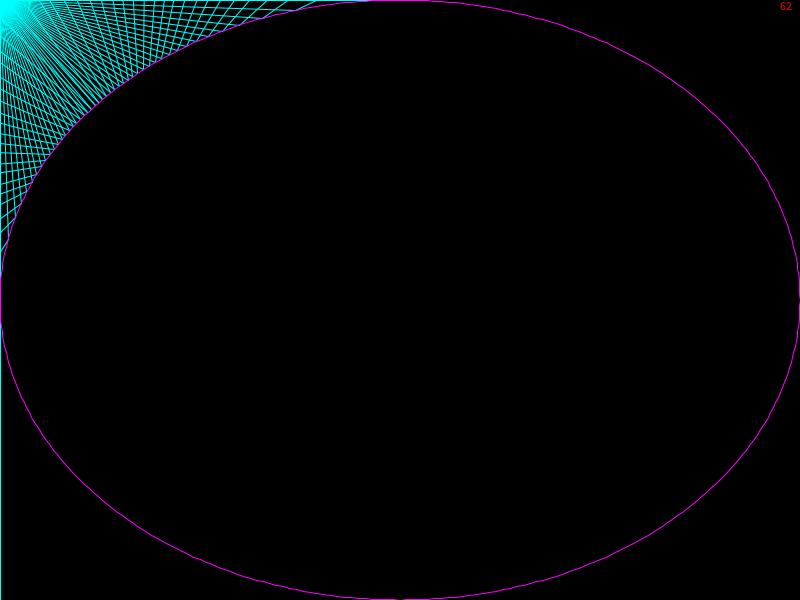
Frame 1 (no input)
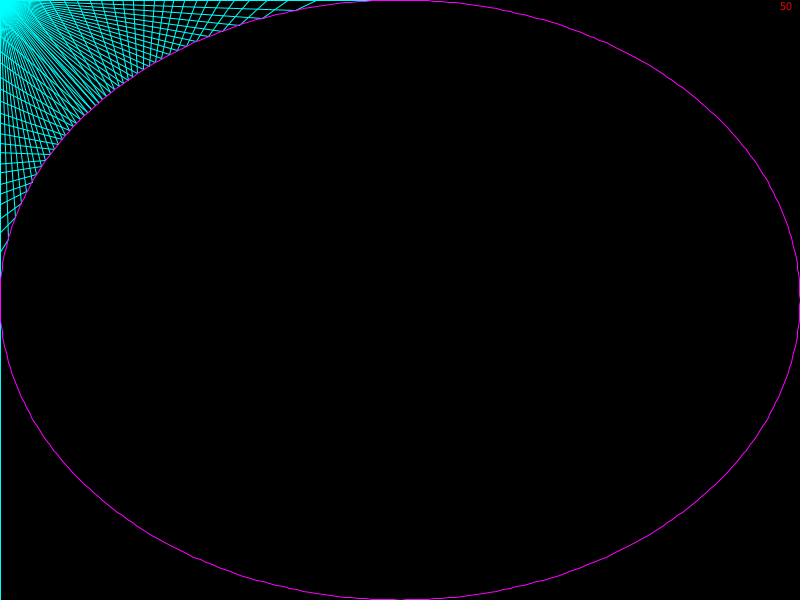
Frame 60 (the mouse pressed at the canvas centre just before this capture)
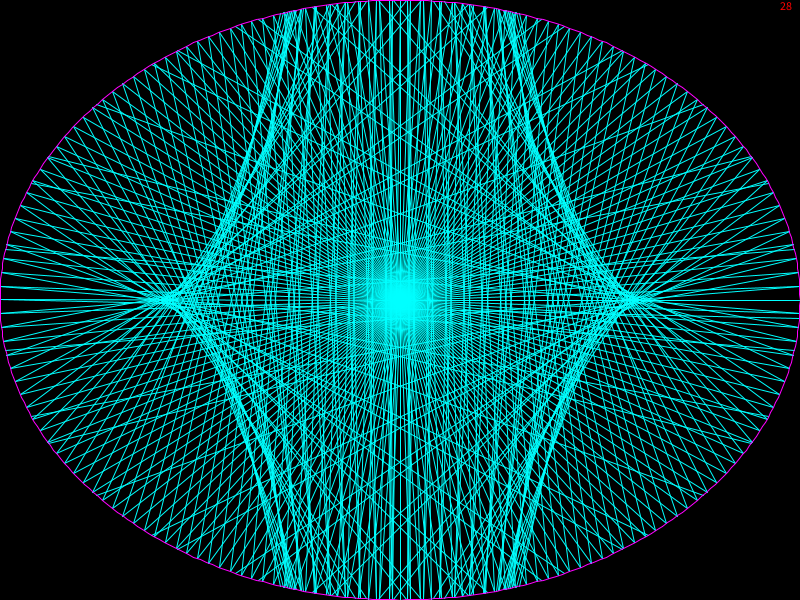
Frame 120 (the mouse held since frame 60 and released just before this capture)

The Processing sketch that drew these frames (run headless with seeded random() and noise(); from frame 60 on, the mouse is pressed at the canvas centre):

// Processing sketch: Raytracing_test_v1
// ── Raytracing_test_v1.pde
int reflectionLimit = 2;
float rayLength;

ArrayList<RayObject>rayObjects = new ArrayList<RayObject>();

ArrayList<Ray>rays = new ArrayList<Ray>();

void setup(){
  size(800, 600);
  
  rayLength = dist(0, 0, width, height)*100;
  
  for(int i=0;i<360;i++){
    rayObjects.add(new RayMirror(width/2*sin(i*PI/180)+width/2,height/2*cos(i*PI/180)+height/2,width/2*sin((i-1)*PI/180)+width/2,height/2*cos((i-1)*PI/180)+height/2));
  }
  
  
  //rayObjects.add(new RayRotate(300, 800, 300, 0, 45));
  //rayObjects.add(new RayRotate(500, 0, 500, 800, 45));
  //rayObjects.add(new RayMirror(700, 0, 700, 800));
  
}

void draw(){
  background(0);
  for(int i = 0;i < 360;i+=2){
    rays.add(new Ray(mouseX, mouseY, i*PI/180, rayLength));
    rays.get(rays.size()-1).updateRayObjects(rayObjects);
  }
  for(Ray r:rays){
    r.update();
    r.render();
  }
  rays = new ArrayList<Ray>();
  
  for(RayObject ro:rayObjects){
    ro.render();
  }
  fill(255, 0, 0);
  text((int)frameRate, width-20, 10);
}

// ── Collision.pde
PVector lineLine(float x1, float y1, float x2, float y2, float x3, float y3, float x4, float y4) {
  // calculate the distance to intersection point
  float uA = ((x4-x3)*(y1-y3) - (y4-y3)*(x1-x3)) / ((y4-y3)*(x2-x1) - (x4-x3)*(y2-y1));
  float uB = ((x2-x1)*(y1-y3) - (y2-y1)*(x1-x3)) / ((y4-y3)*(x2-x1) - (x4-x3)*(y2-y1));
  // if uA and uB are between 0-1, lines are colliding
  if (uA >= 0 && uA <= 1 && uB >= 0 && uB <= 1) {
    // optionally, draw a circle where the lines meet
    float intersectionX = x1 + (uA * (x2-x1));
    float intersectionY = y1 + (uA * (y2-y1));
    return new PVector(intersectionX, intersectionY);
  }
  return null;
}

// ── RayObject.pde
class RayWall extends RayObject{
  
  public RayWall(float x1, float y1, float x2, float y2){
    super(x1, y1, x2, y2);
  }
  
  public void render(){
    stroke(255);
    line(x1, y1, x2, y2);
  }
  public void update(){}
  
}

class RayMirror extends RayObject{
  
  public RayMirror(float x1, float y1, float x2, float y2){
    super(x1, y1, x2, y2);
  }
  
  public void render(){
    stroke(255, 0, 255);
    line(x1, y1, x2, y2);
  }
  public void update(){}
  
}

class RayRotate extends RayObject{
  
  private float angle;
  
  public RayRotate(float x1, float y1, float x2, float y2, float angle){
    super(x1, y1, x2, y2);
    this.angle = angle;
  }
  
  public void render(){
    stroke(255, 255, 0);
    line(x1, y1, x2, y2);
  }
  public void update(){}
  
  public float getAngle(){
    return angle;
  }
  
}

abstract class RayObject{
  
  protected float x1, y1, x2, y2;
  
  public RayObject(float x1, float y1, float x2, float y2){
    this.x1 = x1;
    this.y1 = y1;
    this.x2 = x2;
    this.y2 = y2;
  }
  
  public abstract void render();
  public abstract void update();
  
  public float getX1(){
    return x1;
  }
  
  public float getY1(){
    return y1;
  }
  
  public float getX2(){
    return x2;
  }
  
  public float getY2(){
    return y2;
  }
  
}

// ── ray.pde
class Ray{
  //the object the ray ends on
  RayObject endRayObject;
  //the next ray if required
  Ray ray;
  //distance of the ray
  float dist;
  //previous object the ray collided with
  RayObject prevCollision;
  //all ray objects
  ArrayList<RayObject>rayObjects;
  float x1, y1, x2, y2, theta;
  //current iteration of the ray
  int layer;
  //first ray initialization of the ray
  public Ray(float x,  float y, float theta, float dist){
    rayObjects = new ArrayList<RayObject>();
    this.dist = dist;
    this.x1 = x;
    this.y1 = y;
    this.x2 = x+dist*cos(theta);
    this.y2 = y+dist*sin(theta);
    this.theta = theta;
    this.ray = null;
    this.layer = 1;
  }
  
  public Ray(float x,  float y, float theta, float dist, int layer){
    rayObjects = new ArrayList<RayObject>();
    this.dist = dist;
    this.x1 = x;
    this.y1 = y;
    this.x2 = x+dist*cos(theta);
    this.y2 = y+dist*sin(theta);
    this.theta = theta;
    this.ray = null;
    this.layer = layer;
  }
  
  public void render(){
    stroke(0, 255, 255);
    line(x1, y1, x2, y2);
    if(ray!=null){
      ray.render();
    }
  }
  
  public void update(){
    //get collision
    RayObject closestCollision = getClosestCollision();
    float pointDistance = dist;
    //check if collision exists
    if(closestCollision != null){
      //get distance to collision
      PVector collisionPoint = lineLine(closestCollision.getX1(), closestCollision.getY1(), closestCollision.getX2(), closestCollision.getY2(), x1, y1, x2, y2);
      pointDistance = dist(x1, y1, collisionPoint.x, collisionPoint.y);
    }
    //if collision is mirror and not at iteration limit create reflected ray
    if(layer < reflectionLimit){
      if(closestCollision instanceof RayMirror){
        ray = getReflectedRay(closestCollision, dist-pointDistance);
      }else if(closestCollision instanceof RayRotate){
        ray = getRotatedRay((RayRotate)closestCollision, dist-pointDistance);
      }
    }
    //set new distance
    dist = pointDistance;
    //update x2 and y2
    x2 = x1+pointDistance*cos(theta);
    y2 = y1+pointDistance*sin(theta);
    //update next ray if exist
    if(ray!=null) ray.update();
  }
  
  private Ray getRotatedRay(RayRotate reflectObject, float remainingDistance){
    //get side
    //get a, b, c in ax+by=c
    float a = reflectObject.getY1()-reflectObject.getY2();
    float b = reflectObject.getX2()-reflectObject.getX1();
    float c = -(reflectObject.getX1()*reflectObject.getY2()-reflectObject.getX2()*reflectObject.getY1());
    //get Collision point
    PVector collisionPoint = lineLine(reflectObject.getX1(), reflectObject.getY1(), reflectObject.getX2(), reflectObject.getY2(), x1, y1, x2, y2);
    //create ray
    Ray newRay;
    //check if ray is from left or right
    if(a*this.x1+b*this.y1<c){
      //right
      newRay = new Ray(collisionPoint.x, collisionPoint.y, theta+reflectObject.getAngle()*PI/180, remainingDistance, layer+1);
    }else{
      //left
      newRay = new Ray(collisionPoint.x, collisionPoint.y, theta-reflectObject.getAngle()*PI/180, remainingDistance, layer+1);
    }
    //initialise variables
    newRay.updateRayObjects(rayObjects);
    newRay.setPrevCollision(reflectObject);
    return newRay;
  }
  
  private Ray getReflectedRay(RayObject reflectObject, float remainingDistance){
    //get normal of reflected object
    float gradient = (reflectObject.getY2()-reflectObject.getY1())/(reflectObject.getX2()-reflectObject.getX1());
    float normalGradient = -1/gradient;
    float angle = atan(normalGradient);
    PVector normal = new PVector(cos(angle), sin(angle));
    
    //render normal
    PVector collisionPoint = lineLine(reflectObject.getX1(), reflectObject.getY1(), reflectObject.getX2(), reflectObject.getY2(), x1, y1, x2, y2);
    stroke(255,255,0);
    //line(collisionPoint.x, collisionPoint.y, collisionPoint.x+normal.x*100, collisionPoint.y+normal.y*100);
    
    //get reflected ray
    PVector normalizedRay = new PVector(cos(theta), sin(theta));
    float dot = normalizedRay.x*normal.x+normalizedRay.y*normal.y;
    normal = normal.mult(dot*2);
    normal = normalizedRay.sub(normal);
    
    //stroke(255,0,0);
    //line(collisionPoint.x, collisionPoint.y, collisionPoint.x+normal.x*100, collisionPoint.y+normal.y*100);
    
    //get angle of reflected vector
    angle = atan2(normal.y, normal.x);
    
    //create new ray
    Ray newRay = new Ray(collisionPoint.x, collisionPoint.y, angle, remainingDistance, layer+1);
    //initialise variables
    newRay.updateRayObjects(rayObjects);
    newRay.setPrevCollision(reflectObject);
    return newRay;
  }
  
  public RayObject getClosestCollision(){
    RayObject closest = null;
    float recordDist = (float) Double.POSITIVE_INFINITY;
    for(RayObject ro:rayObjects){
      if(ro == prevCollision) continue;
      PVector collisionPoint = lineLine(ro.getX1(), ro.getY1(), ro.getX2(), ro.getY2(), x1, y1, x2, y2);
      if(collisionPoint == null) continue;
      float pointDistance = dist(x1, y1, collisionPoint.x, collisionPoint.y);
      if(pointDistance < recordDist){
        closest = ro;
        recordDist = pointDistance;
      }
    }
    return closest;
  }
  
  public void updateRayObjects(ArrayList<RayObject>rayObjects){
    this.rayObjects = rayObjects;
  }
  
  public void setPrevCollision(RayObject prevCollision){
    this.prevCollision = prevCollision;
  }
  
}
